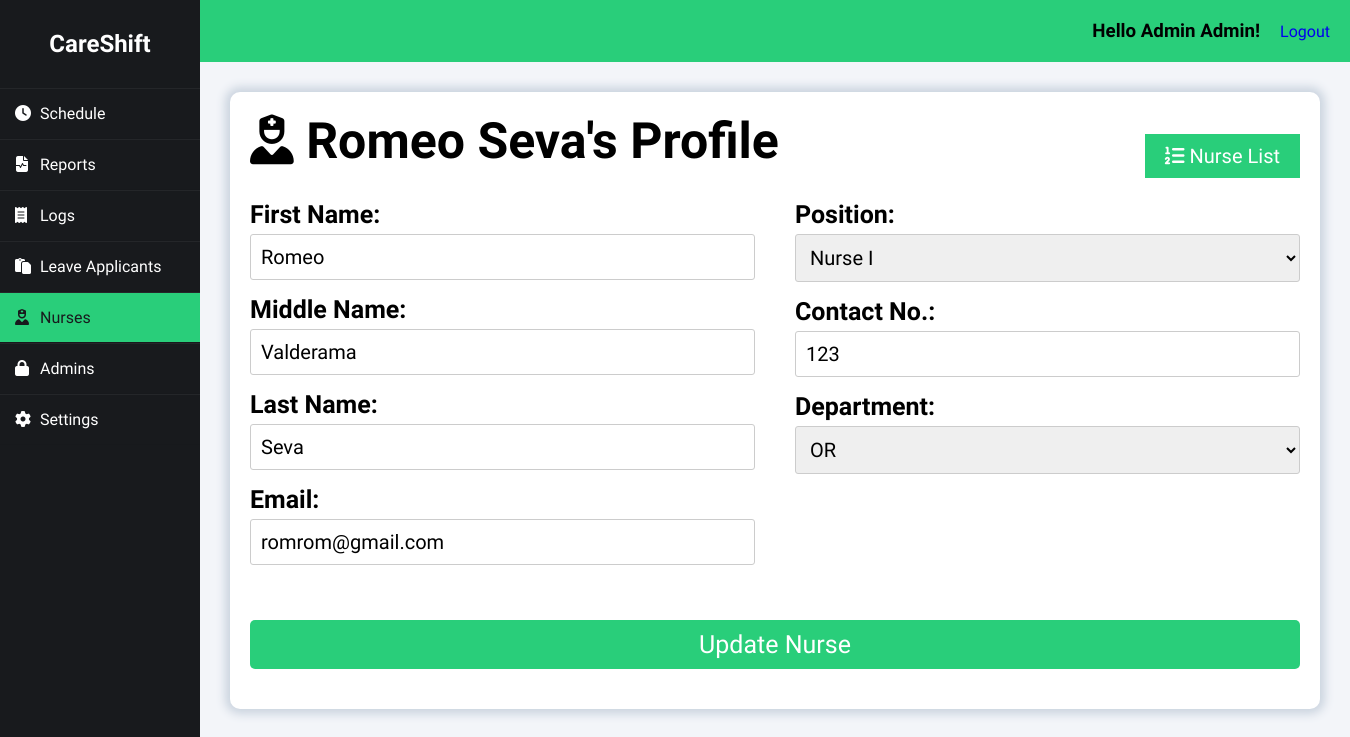
Page /index.php?page=nurses&subpage=profile&id=1 (signed in) on the committed database.
### tables this page shows
CREATE TABLE `nurse` (
  `nurse_id` int(50) NOT NULL auto_increment, 
  `nurse_password` varchar(32) NOT NULL,
  `nurse_fname` varchar(50) NOT NULL,
  `nurse_mname` varchar(50) NOT NULL,
  `nurse_lname` varchar(50) NOT NULL,
  `nurse_email` varchar(50) NOT NULL,
  `nurse_contact` bigint(20) NOT NULL,
  `nurse_position` varchar(255) NOT NULL,
  `nurse_department` varchar(255) NOT NULL,
  PRIMARY KEY  (`nurse_id`)
);

### class/class.admin.php (called while the page is built, shortened)
<?php
class Admin{
	private $DB_SERVER='localhost';
	private $DB_USERNAME='root';
	private $DB_PASSWORD='';
	private $DB_DATABASE='db_careshift';
	private $conn;
	public function __construct(){
		$this->conn = new PDO("mysql:host=".$this->DB_SERVER.";dbname=".$this->DB_DATABASE,$this->DB_USERNAME,$this->DB_PASSWORD);
	}
	function get_id_by_username($username){
		$sql="SELECT adm_id FROM admin WHERE adm_username = :username";
		$q = $this->conn->prepare($sql);
		$q->execute(['username' => $username]);
		$id = $q->fetchColumn();
		return $id;
	}
	function get_fname($id){
		$sql="SELECT adm_fname FROM admin WHERE adm_id = :id";
		$q = $this->conn->prepare($sql);
		$q->execute(['id' => $id]);
		$fname = $q->fetchColumn();
		return $fname;
	}
	function get_lname($id){
		$sql="SELECT adm_lname FROM admin WHERE adm_id = :id";
		$q = $this->conn->prepare($sql);
		$q->execute(['id' => $id]);
		$lname = $q->fetchColumn();
		return $lname;
	}
}
?>

### class/class.nurse.php (called while the page is built, shortened)
<?php
class Nurse{
	private $DB_SERVER='localhost';
	private $DB_USERNAME='root';
	private $DB_PASSWORD='';
	private $DB_DATABASE='db_careshift';
	private $conn;
	public function __construct(){
		$this->conn = new PDO("mysql:host=".$this->DB_SERVER.";dbname=".$this->DB_DATABASE,$this->DB_USERNAME,$this->DB_PASSWORD);
	}
	function get_fname($id){
		$sql="SELECT nurse_fname FROM nurse WHERE nurse_id = :id";
		$q = $this->conn->prepare($sql);
		$q->execute(['id' => $id]);
		$fname = $q->fetchColumn();
		return $fname;
	}
	function get_mname($id){
		$sql="SELECT nurse_mname FROM nurse WHERE nurse_id = :id";
		$q = $this->conn->prepare($sql);
		$q->execute(['id' => $id]);
		$mname = $q->fetchColumn();
		return $mname;
	}
	function get_lname($id){
		$sql="SELECT nurse_lname FROM nurse WHERE nurse_id = :id";
		$q = $this->conn->prepare($sql);
		$q->execute(['id' => $id]);
		$lname = $q->fetchColumn();
		return $lname;
	}
	function get_email($id){
		$sql="SELECT nurse_email FROM nurse WHERE nurse_id = :id";
		$q = $this->conn->prepare($sql);
		$q->execute(['id' => $id]);
		$email = $q->fetchColumn();
		return $email;
	}
	function get_contact($id){
		$sql="SELECT nurse_contact FROM nurse WHERE nurse_id = :id";
		$q = $this->conn->prepare($sql);
		$q->execute(['id' => $id]);
		$contact = $q->fetchColumn();
		return $contact;
	}
	function get_position($id){
		$sql="SELECT nurse_position FROM nurse WHERE nurse_id = :id";
		$q = $this->conn->prepare($sql);
		$q->execute(['id' => $id]);
		$position = $q->fetchColumn();
		return $position;
	}
	function get_department($id){
		$sql="SELECT nurse_department FROM nurse WHERE nurse_id = :id";
		$q = $this->conn->prepare($sql);
		$q->execute(['id' => $id]);
		$department = $q->fetchColumn();
		return $department;
	}
}
?>

### nurse-module/profile.php (the view, shortened to what this page needs)
<div class="heading">
    <h1><i class="fas fa-solid fa-user-nurse"></i>&nbsp<?php echo $nurse->get_fname($id).' '.$nurse->get_lname($id).'\'s ';?>Profile</h1>
    <a href="index.php?page=nurses" class="right_button"><i class="fa fa-list-ol" aria-hidden="true"></i>&nbspNurse List</a>
</div>
<div class="add_form_wrapper">
<form class="add_form" action="processes/process.nurse.php?action=update" method="POST">
    <div class="form_wrapper">
        <div class="add_form_left">
            <label for="first_name">First Name:</label>
            <input type="text" id="first_name" name="first_name" value="<?php echo $nurse->get_fname($id);?>" required>
            <label for="middle_name">Middle Name:</label>
            <input type="text" id="middle_name" name="middle_name" value="<?php echo $nurse->get_mname($id);?>" required>
            <label for="last_name">Last Name:</label>
            <input type="text" id="last_name" name="last_name" value="<?php echo $nurse->get_lname($id);?>" required>
            <label for="email">Email:</label>
            <input type="email" id="email" name="email" value="<?php echo $nurse->get_email($id);?>" required>
        </div>
        <div class="add_form-right">
            <label for="position">Position:</label>
            <select id="position" name="position" required>
                <option value="<?php echo $nurse->get_position($id);?>"><?php echo $nurse->get_position($id);?></option>
            </select>
            <label for="contact_no">Contact No.:</label>
            <input type="tel" id="contact_no" name="contact_no" value="<?php echo $nurse->get_contact($id);?>" required>
            <label for="department">Department:</label>
            <select id="department" name="department" required>
                <option value="<?php echo $nurse->get_department($id);?>"><?php echo $nurse->get_department($id);?></option>
            </select>
        </div>
    </div>
    <button type="submit" class="submit-btn">Update Nurse</button>
</form>
</div>

### index.php (shortened to what this page needs)
<?php
include_once 'class/class.nurse.php';
include_once 'class/class.admin.php';
$page = (isset($_GET['page']) && $_GET['page'] != '') ? $_GET['page'] : '';
$nurse = new Nurse();
$admin = new Admin();
$admin_id = $admin->get_id_by_username($_SESSION['adm_username']);
?>
<!DOCTYPE html>
<html>
<head>
    <link rel="stylesheet" href="css/styles.css">
    <link rel="stylesheet" href="https://cdnjs.cloudflare.com/ajax/libs/fullcalendar/3.4.0/fullcalendar.css" />
</head>
<body>
    <div class="wrapper">
        <div class="sidebar">
            <h2>CareShift</h2>
            <ul>
                <li><a href="index.php?page=schedule" class="<?= $page == 'schedule' ? 'active' : '' ?>"><i class="fas fa-solid fa-clock"></i>Schedule</a></li>
                <li><a href="index.php?page=reports" class="<?= $page == 'reports' ? 'active' : '' ?>"><i class="fas fa-solid fa-file-waveform"></i>Reports</a></li>
                <li><a href="index.php?page=logs" class="<?= $page == 'logs' ? 'active' : '' ?>"><i class="fas fa-solid fa-receipt"></i>Logs</a></li>
                <li><a href="index.php?page=leave" class="<?= $page == 'leave' ? 'active' : '' ?>"><i class="fas fa-regular fa-paste"></i></i></i>Leave Applicants</a></li>
                <li><a href="index.php?page=nurses" class="<?= $page == 'nurses' ? 'active' : '' ?>"><i class="fas fa-solid fa-user-nurse"></i>Nurses</a></li>
                <li><a href="index.php?page=admins" class="<?= $page == 'admins' ? 'active' : '' ?>"><i class="fas fa-lock" aria-hidden="true"></i></i>Admins</a></li>
                <li><a href="index.php?page=settings" class="<?= $page == 'settings' ? 'active' : '' ?>"><i class="fas fa-solid fa-gear"></i>Settings</a></li>
            </ul>
        </div>
        <div class="body">
            <div class="header">
                <h3>Hello <?php echo $admin->get_fname($admin_id).' '.$admin->get_lname($admin_id);?>!</h3>
                <a href="logout.php" class="right">Logout</a>
            </div>
            <div class="main_content">
                <?php
                    switch($page){
                    case 'nurses':
                        require_once 'nurse-module/index.php';
                    break;
                    }
                ?>
            </div>
        </div>
    </div>
</body>
</html>

### css/styles.css (style rules this page uses)
* { margin: 0; padding: 0; box-sizing: border-box; list-style: none; text-decoration: none; font-family: "Afacad Flux", sans-serif; }
body { background: #f3f5f9; }
.wrapper { display: flex; position: relative; }
.wrapper .sidebar { position: fixed; width: 200px; height: 100%; background: #181a1d; padding: 30px 0; }
.wrapper .sidebar h2 { color: white; text-align: center; margin-bottom: 30px; }
.wrapper .sidebar ul li { border-bottom: 1px solid rgba(0, 0, 0, 0.05); border-top: 1px solid rgba(255, 255, 255, 0.05); }
.wrapper .sidebar ul li a { color: white; display: block; padding: 15px; }
.wrapper .sidebar ul li a .fas { width: 25px; }
.wrapper .sidebar ul li a.active { background-color: #29ce7a; color: #181a1d; }
.wrapper .sidebar ul li a.active .fas { color: #181a1d; }
.wrapper .body { width: 100%; margin-left: 200px; }
.wrapper .body .header { padding: 20px; background: #29ce7a; display: flex; justify-content: flex-end; gap: 20px; align-items: center; }
.wrapper .body .header h3 { margin: 0; }
.wrapper .body .main_content { padding: 0px 30px 0px 30px; }
.wrapper .body .main_content h1 { font-size: 50px; margin-bottom: 30px; width: 80%; }
.wrapper .body .main_content .content_wrapper .heading { display: flex; justify-content: space-between; align-items: center; }
.heading .right_button { padding: 10px 20px; background-color: #29ce7a; color: white; border: none; cursor: pointer; font-size: 20px; }
.add_form_wrapper { display: flex; justify-content: center; align-items: center; }
.add_form { display: flex; justify-content: space-between; flex-wrap: wrap; gap: 40px; margin-bottom: 20px; }
.form_wrapper { display: flex; justify-content: space-between; gap: 40px; width: 100%; }
.add_form_left, .add_form-right { width: 500px; display: flex; flex-direction: column; flex: 1; }
label { margin-bottom: 5px; font-weight: bold; font-size: 25px; }
.add_form input[type="text"], .add_form input[type="email"], .add_form input[type="tel"], .add_form select { width: 100%; padding: 10px; margin-bottom: 15px; border: 1px solid #ccc; border-radius: 3px; font-size: 20px; }
.submit-btn { padding: 10px 20px; background-color: #29ce7a; color: white; border: none; border-radius: 5px; font-size: 25px; cursor: pointer; display: block; width: 100%; text-align: center; }

### rows in the picture
nurse: nurse_fname "Romeo", nurse_lname "Seva", first_name "Romeo", middle_name "Valderama", last_name "Seva", email "romrom@gmail.com", position "Nurse I", contact_no "123", department "OR"

### other values in the picture
$admin->get_fname($admin_id) "Admin"
$admin->get_lname($admin_id) "Admin"
